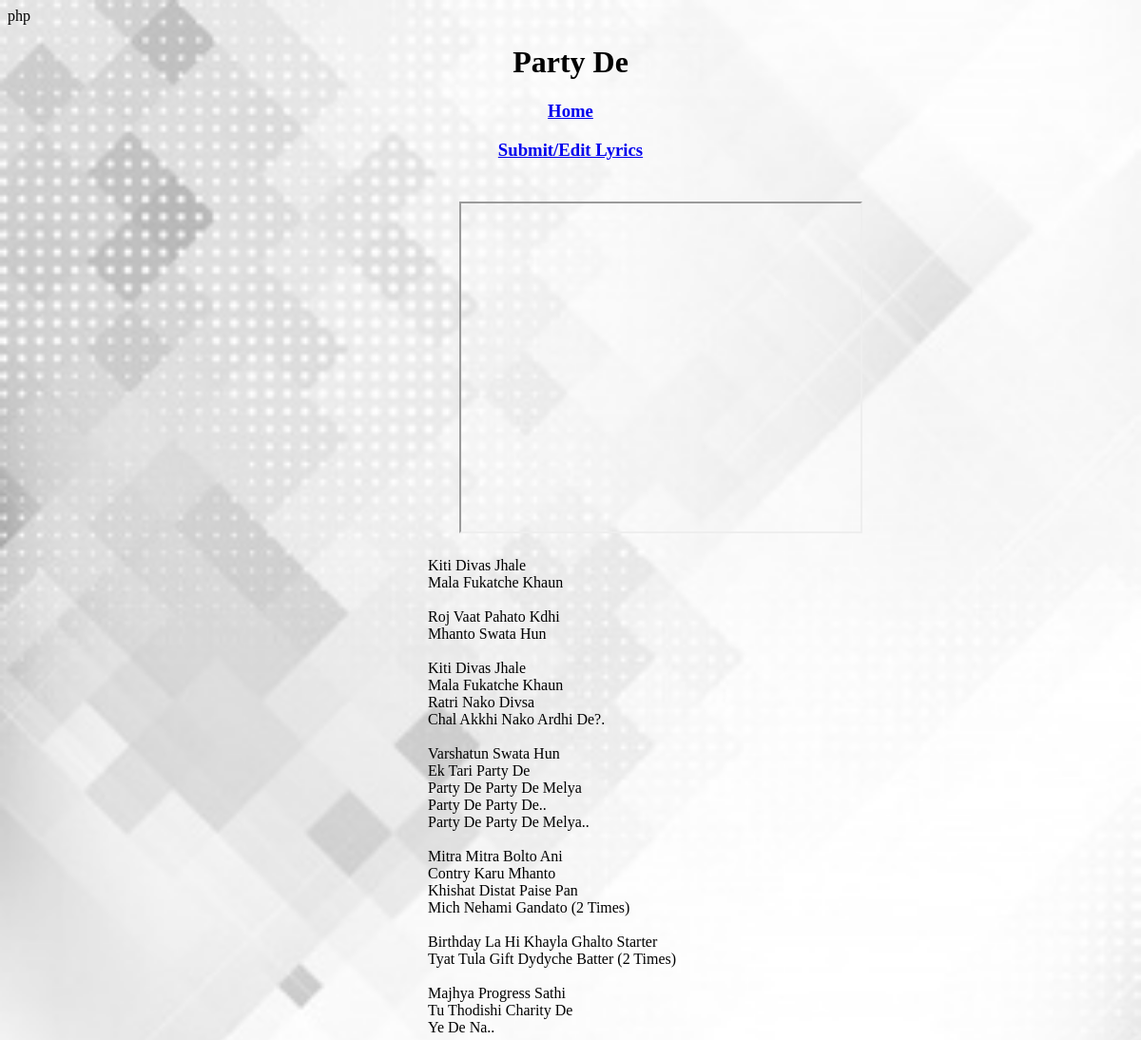
Screenshot of /output.php?id=4 with the database file from the repository.
### tables this page shows
CREATE TABLE `lyrics` (
  `id` int(11) NOT NULL,
  `Title` text NOT NULL,
  `Singer` mediumtext NOT NULL,
  `Lyrics` text NOT NULL,
  `videoLink` mediumtext
);

### output.php (the view, shortened to what this page needs)
<!DOCTYPE html>
<html>
  <head>
    <link rel="stylesheet" href="css\output.css?version=51" >
  </head>
  <body>
    <div class="grid">
      <div id="header" class="header">
        <h1>
		<?php
      $link = mysqli_connect('localhost', 'root', '', 'first_db');
	  mysqli_set_charset($link, 'utf8');
	  if(isset($_GET['id'])){
      $id = (int)$_GET['id'];
      $query_fetch = mysqli_query($link,"SELECT * FROM lyrics WHERE ID = $id");
       while($show = mysqli_fetch_array($query_fetch)){
          echo $show['Title'];}}
          ?>
		</h1>
      </div>
      <div class="navigation">
        <h3><a href="home.php">Home</a></h3>
        <h3><a href="upload.html">Submit/Edit Lyrics</a></h3>
      </div>
      <div class="uTube">
        <?php
      if(isset($_GET['id'])){
      $id = (int)$_GET['id'];
      $query_fetch = mysqli_query(mysqli_connect('localhost', 'root', '', 'first_db'),"SELECT * FROM lyrics WHERE ID = $id");
       while($show = mysqli_fetch_array($query_fetch)){ ?>
      <iframe width="420" height="345" src=<?php $link = mysqli_connect('localhost', 'root', '', 'first_db');mysqli_set_charset($link, 'utf8'); echo $show['videoLink'];?> >
      </iframe><?php $link = mysqli_connect('localhost', 'root', '', 'first_db'); mysqli_set_charset($link, 'utf8');
       }
      }
      else{
          echo "It is not set.";
      }
      ?>
      </div>
      <div id="stuff" class="content">
        <?php
		$link = mysqli_connect('localhost', 'root', '', 'first_db');
	    mysqli_set_charset($link, 'utf8');
      if(isset($_GET['id'])){
      $id = (int)$_GET['id'];
      $query_fetch = mysqli_query($link,"SELECT * FROM lyrics WHERE ID = $id");
       while($show = mysqli_fetch_array($query_fetch)){
          echo $show['Lyrics'];}}
          ?>
      </div>
    </div>
  </body>
</html>

### rows the page displays
lyrics: Title "Party De", Lyrics "Kiti Divas Jhale Mala Fukatche Khaun Roj Vaat Pahato Kdhi Mhanto Swata Hun Kiti Divas Jhale Mala Fukatche Khaun Ratri Nako Divsa Chal Akkhi Nako Ardhi De?. Varshatun Swata Hun Ek Tari Party De Party De Party De Melya Party De Party De.. Party De Party De Melya.. Mitra Mitra Bolto Ani Contry Karu Mhanto Khishat Distat Paise Pan Mich Nehami Gandato (2 Times) Birthday La Hi Khayla Ghalto Starter Tyat Tula Gift Dydyche Batter (2 Times) Majhya Progress Sathi Tu Thodishi Charity De Ye De Na.."
